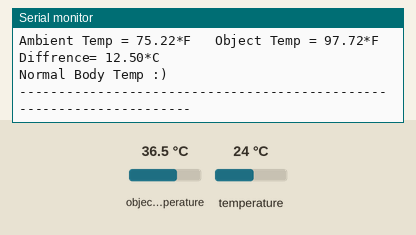
Recording of a sketch running on a simulated Arduino Uno, built with avr-gcc and run on an emulated ATmega328P. Shown: the last lines printed to the serial monitor. Inputs (shaded band) come from the test bench; at power-on: object temperature 36.5 °C, temperature 24 °C.

Above: at 1.2 s.
1.3 s: object temperature set to 32 °C
At 3.27 s:
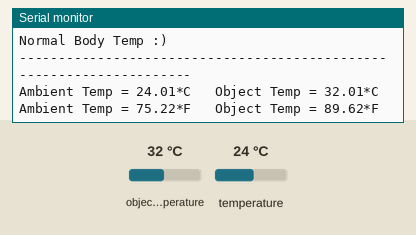
7.9 s: object temperature set to 39 °C
At 9.61 s:
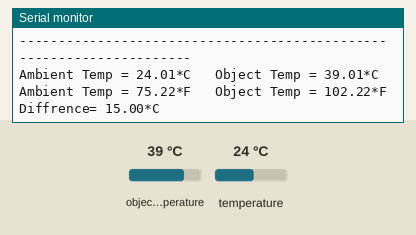
14.2 s: temperature set to 12 °C
At 16.4 s:
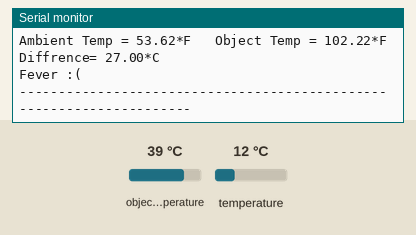
Timing chart, 0 to 17.9 s (numbered marks = the images above; inputs shaded):
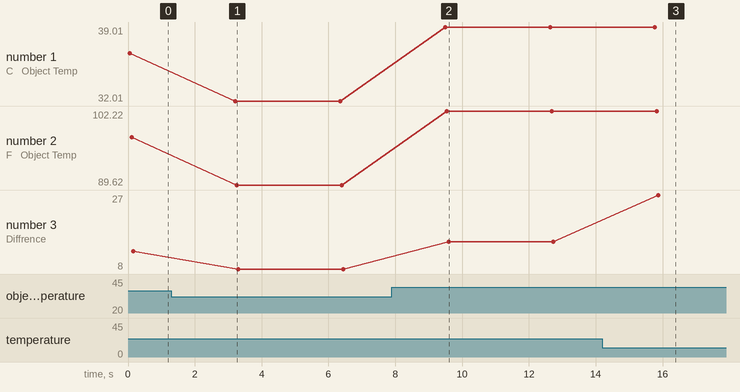

The sketch:

Code_Main.ino
```cpp
//Including Requied Libraries
#include <Wire.h>
#include <Adafruit_MLX90614.h>  //Library for MLX90614 IR Temp Sensor
Adafruit_MLX90614 mlx = Adafruit_MLX90614();

void setup() {
  Serial.begin(9600); //Braud Rate
  Serial.println("Arduino Project");  //Print Arduino Project
  Serial.println("Non-Contact Thermometer"); //print Project Name
  Serial.println("Kartik Mouli"); //print Name
  mlx.begin(); //Initialise Sensor

}

void loop() {

  float a, b, c, d; //Variables Declaration to store temp

  //strore ambient temp and object temp in Celcius
  a = mlx.readAmbientTempC();
  b = mlx.readObjectTempC();

  //strore ambient temp and object temp in Fahrenheit
  c = mlx.readAmbientTempF();
  d = mlx.readObjectTempF();

  //for Object Temp
  //print temp in celcius
  Serial.print("Ambient Temp = ");
  Serial.print(a);  //print ambient temp
  Serial.print("*C\t Object Temp = ");
  Serial.print(b);  //print object temp
  Serial.println("*C");

  //print temp in fahrenheit
  Serial.print("Ambient Temp = ");
  Serial.print(c);  //print ambient temp
  Serial.print("*F\t Object Temp = ");
  Serial.print(d);  //print object temp
  Serial.println("*F");

  //difference between ambient and object temp
  Serial.print("Diffrence= ");
  Serial.print(b - a);  //print diff in Celcius
  Serial.println("*C");


  //for Human Body, Fever Detection

  if (b > 30 && b < 40) {   //30-40 C normal temp of human body in fever
    if (b >= 37.78) {
      Serial.print("Fever :(");   //print fever if temp is above 37.78 C
    }
    else if (b < 33) {
      Serial.print("Low Body Temp :(");   //print low body temp if temp is less than 33 C
    }
    else {
      Serial.print("Normal Body Temp :)");  //print normal body temp if temp is b/w 33-37.78
    }
  }

  Serial.println("\n---------------------------------------------------------------------"); //print line

  delay(3000); //delay of 3 sec
}
```

Measured:
- after the input at 1.3 s, the serial monitor: prints a new line after 1.9 s (image 1)
- after the input at 7.9 s, the serial monitor: prints a new line after 1.6 s (image 2)
- after the input at 14.2 s, the serial monitor: prints a new line after 1.6 s (image 3)
- plotted number 1: 36.51 → 32.01 after the input at 1.3 s, 32.01 → 39.01 after the input at 7.9 s
- plotted number 2: 97.72 → 89.62 after the input at 1.3 s, 89.62 → 102.22 after the input at 7.9 s
- plotted number 3: 12.5 → 8 after the input at 1.3 s, 8 → 15 after the input at 7.9 s, 15 → 27 after the input at 14.2 s
